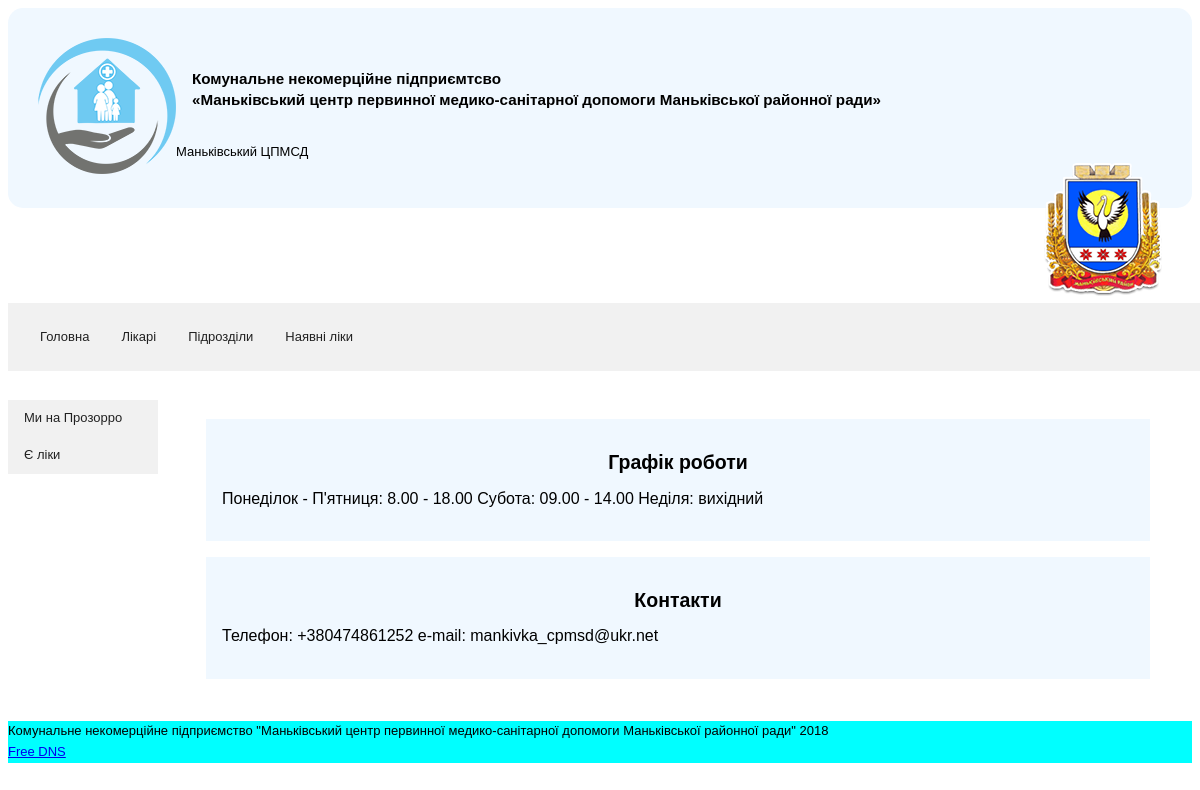
The page / on the database its author committed.
### cpmsdblog/models.py (models this page shows, shortened)
class Post(models.Model):
    post_title = models.CharField(max_length=300)
    post_text = models.TextField()
    pub_date = models.DateTimeField('date published')

### cpmsdblog/views.py (the view)
# urls.py: path('', views.index, name='cpmsdblog'),
def index(request):
    latest_post_list = Post.objects.order_by('-pub_date')[:5]
    context = {'latest_post_list': latest_post_list}
    return render(request, 'cpmsdblog/index.html', context)

### cpmsdblog/templates/cpmsdblog/index.html (shortened to what this page needs)
<!DOCTYPE html>
<html lang="uk">
    <head>
        {% load static %}
        <link rel="stylesheet" href="{% static 'cpmsdblog/styles.css' %}">
    </head>
    <body>
        <header>
            <div id="cpmsdLogo"><img  src="{% static 'cpmsdblog/logo.png' %}" alt="cpmsd logo"></div>
            <div id="cpmsdName"><h3>Комунальне некомерційне підприємтсво <br> <q>Маньківський центр первинної медико-санітарної допомоги Маньківської районної ради</q></h3></div>
            <div id="shortName"> Маньківський ЦПМСД </div>
            <div id="ownerLogo"><img src="{% static 'cpmsdblog/mankivka_logo.png' %}" alt="mankivka_logo"></div>
        </header>
        <nav>
            <ul id="navbar">
               <li class="navbarItem"><a href="{% url 'cpmsdblog' %}">Головна</a></li>
                <li class="navbarItem"><a href="{% url 'doctors' %}">Лікарі</a></li>
                <li class="navbarItem"><a href="{% url 'units' %}">Підрозділи</a></li>
                <li class="navbarItem"><a href="{% url 'freedrugs' %}">Наявні ліки</a></li>
            </ul>
            <ul id="sidebar">
                <li><a href="https://dozorro.org/tender/search/?edrpou=41777601">Ми на Прозорро</a></li>
                <li><a href="https://eliky.in.ua/">Є ліки</a></li>
            </ul>
        </nav>
        <main>
            {% if latest_post_list %}
                {% for post in latest_post_list %}
                    <article>
                        <h1 class="title"> {{post.post_title}}</h1>
                        <p class="text"> {{post.post_text}}</p>
                    </article>
                {% endfor %}
            {% endif %}
        </main>
        <footer>Комунальне некомерційне підприємство "Маньківський центр первинної медико-санітарної допомоги Маньківської районної ради" 2018
             <br> <a href="http://freedns.afraid.org/">Free DNS</a> </footer>
    </body>
</html>

### cpmsdblog/static/cpmsdblog/styles.css (style rules this page uses)
body { font-size: small; font-family: sans-serif; line-height: 1.6em; }
header { height: 140px; padding: 30px; background-color: aliceblue; border-radius: 15px; }
#cpmsdLogo { display: inline-block; float:left; }
#cpmsdName { display: inline-block; padding: 16px 16px; }
#ownerLogo { display: inline-block; float:right; }
nav a { color: #212121; display: block; padding: 8px 16px; text-decoration: none; }
#navbar { list-style-type: none; padding: 16px; overflow: hidden; background-color: #F1F1F1; position: sticky; position: -webkit-sticky; top: 0; width: 100%; }
.navbarItem { float:left; }
#sidebar { list-style-type: none; margin: 16px 16px 16px 0px; padding: 0px; background-color: #F1F1F1; width: 150px; float:left; height: 100%; }
main { padding: 16px; margin: 16px 10px 10px 166px; }
article { background-color: aliceblue; padding: 16px; margin: 16px; }
.title { text-align: center; }
.text { font-size: medium; }
footer { background-color: aqua; }

### rows shown on the page
Post: post_title "Графік роботи", post_text "Понеділок - П'ятниця: 8.00 - 18.00 Субота: 09.00 - 14.00 Неділя: вихідний"
Post: post_title "Контакти", post_text "Телефон: +380474861252 e-mail: mankivka_cpmsd@ukr.net"
